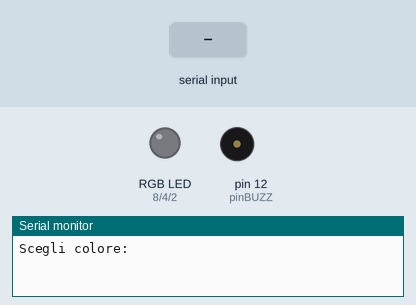
This sketch was run on a simulated Arduino Uno, built with avr-gcc and run on an emulated ATmega328P. On the bench: an RGB LED mixed from three pins (HIGH = lit), buzzer (waves = sounding, pin HIGH), the last lines printed to the serial monitor. Inputs (shaded band) come from the test bench.

Above: at 1.2 s.
1.3 s: "red\n" received over Serial
At 2.3 s:
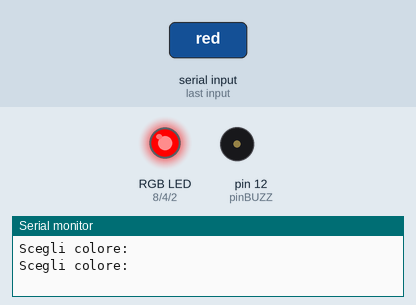
3.0 s: "blue\n" received over Serial
At 3.6 s:
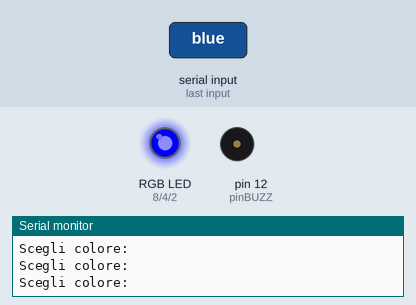
4.7 s: "green\n" received over Serial
At 6.1 s:
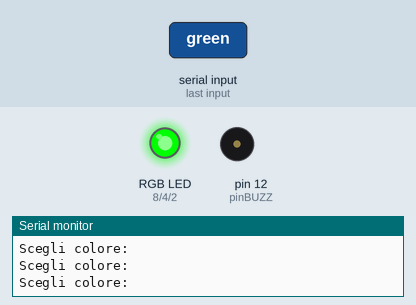
6.4 s: "pink\n" received over Serial
At 7.4 s:
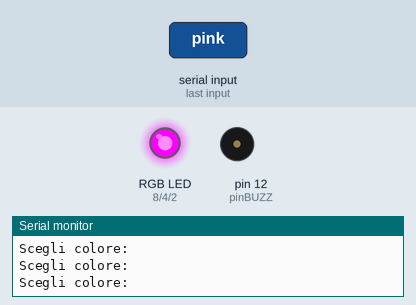
8.1 s: "yellow\n" received over Serial
At 8.7 s:
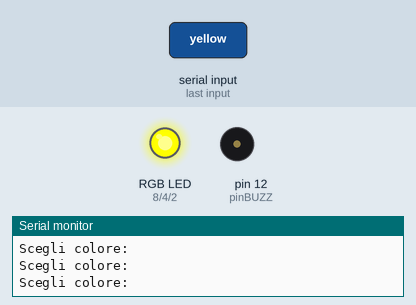
9.8 s: "azure\n" received over Serial
At 11.2 s:
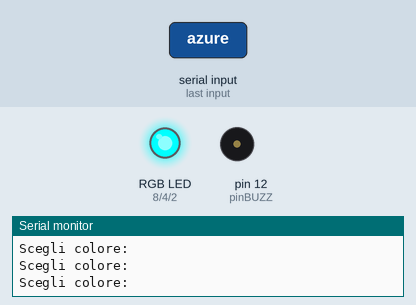
Timing chart, 0 to 12.5 s (numbered marks = the images above; inputs shaded):
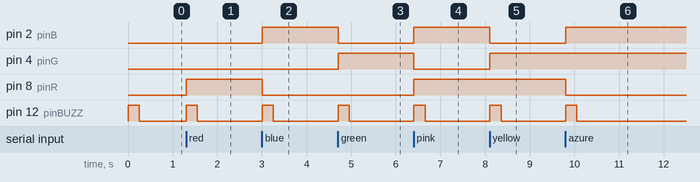

The sketch:

LED_RGB_and_BUZZ.ino
```cpp
int pinR=8;
int pinG=4;
int pinB=2;
String myColor;
String msg="Scegli colore: ";
int pinBUZZ=12;
int tempo=250;
int var;
void setup() {
  // put your setup code here, to run once:
Serial.begin(9600);
pinMode(pinR,OUTPUT);
pinMode(pinB,OUTPUT);
pinMode(pinG,OUTPUT);
pinMode(pinBUZZ,OUTPUT);
}

void loop() {
  // put your main code here, to run repeatedly:
var=0;
Serial.println(msg);
digitalWrite(pinBUZZ,255);
delay(tempo);
digitalWrite(pinBUZZ,LOW);
while(Serial.available()==0){}
myColor=Serial.readStringUntil('\n');
if(myColor == "red")
{
  digitalWrite(pinR,255);
  digitalWrite(pinB,0);
  digitalWrite(pinG,0);
  var=1;
  }
if(myColor == "blue")
{
  digitalWrite(pinR,0);
  digitalWrite(pinB,255);
  digitalWrite(pinG,0);
  var=1;
  }
if(myColor == "green")
{
  digitalWrite(pinR,0);
  digitalWrite(pinB,0);
  digitalWrite(pinG,255);
  var=1;
  }
if(myColor == "pink")
{
  digitalWrite(pinR,255);
  digitalWrite(pinB,255);
  digitalWrite(pinG,0);
  var=1;
  }
if(myColor == "yellow")
{
  digitalWrite(pinR,255);
  digitalWrite(pinB,0);
  digitalWrite(pinG,255);
  var=1;
  }
if(myColor == "azure")
{
  digitalWrite(pinR,0);
  digitalWrite(pinB,255);
  digitalWrite(pinG,255);
  var=1;
  }
if(myColor == "white")
{
  digitalWrite(pinR,255);
  digitalWrite(pinB,255);
  digitalWrite(pinG,255);
  var=1;
  }
if(myColor == "off")
{
  digitalWrite(pinR,0);
  digitalWrite(pinB,0);
  digitalWrite(pinG,0);
  var=1;

  }
if (var==0){
  digitalWrite(pinR,200);
  digitalWrite(pinB,50);
  digitalWrite(pinG,50);
  delay(tempo);
    digitalWrite(pinR,0);
  digitalWrite(pinB,0);
  digitalWrite(pinG,0);
  Serial.println("Nessun colore trovato!");
  digitalWrite(pinBUZZ,HIGH);
  delay(tempo*0.8);
  digitalWrite(pinBUZZ,LOW);
  delay(tempo*0.8);
  digitalWrite(pinBUZZ,HIGH);
  delay(tempo*0.8);
  digitalWrite(pinBUZZ,LOW);
  delay(tempo*0.8);
  }
}
```

Measured:
- after the input at 1.3 s, pin 8 (pinR): LOW → HIGH at once; pin 12 (pinBUZZ): LOW → HIGH at once, → LOW 0.25 s later
- after the input at 3.0 s, pin 2 (pinB): LOW → HIGH at once; pin 8 (pinR): HIGH → LOW at once; pin 12 (pinBUZZ): LOW → HIGH at once, → LOW 0.25 s later
- after the input at 4.7 s, pin 2 (pinB): HIGH → LOW at once; pin 4 (pinG): LOW → HIGH at once; pin 12 (pinBUZZ): LOW → HIGH at once, → LOW 0.25 s later
- after the input at 6.4 s, pin 2 (pinB), pin 8 (pinR): LOW → HIGH at once; pin 4 (pinG): HIGH → LOW at once; pin 12 (pinBUZZ): LOW → HIGH at once, → LOW 0.25 s later
- after the input at 8.1 s, pin 2 (pinB): HIGH → LOW at once; pin 4 (pinG): LOW → HIGH at once; pin 12 (pinBUZZ): LOW → HIGH at once, → LOW 0.25 s later
- after the input at 9.8 s, pin 2 (pinB): LOW → HIGH at once; pin 8 (pinR): HIGH → LOW at once; pin 12 (pinBUZZ): LOW → HIGH at once, → LOW 0.25 s later
